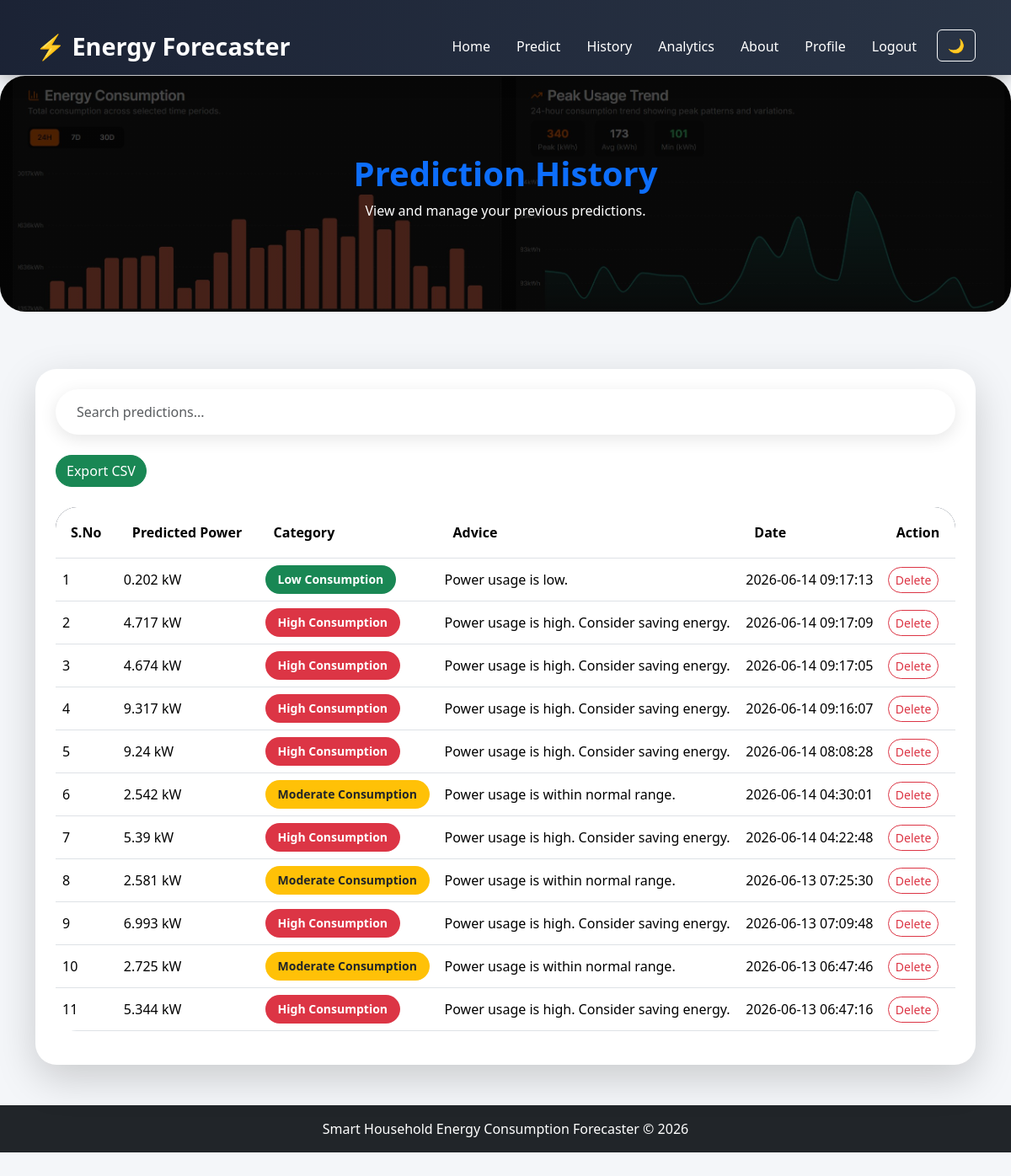
Page /history (signed in) on the earlier database version.
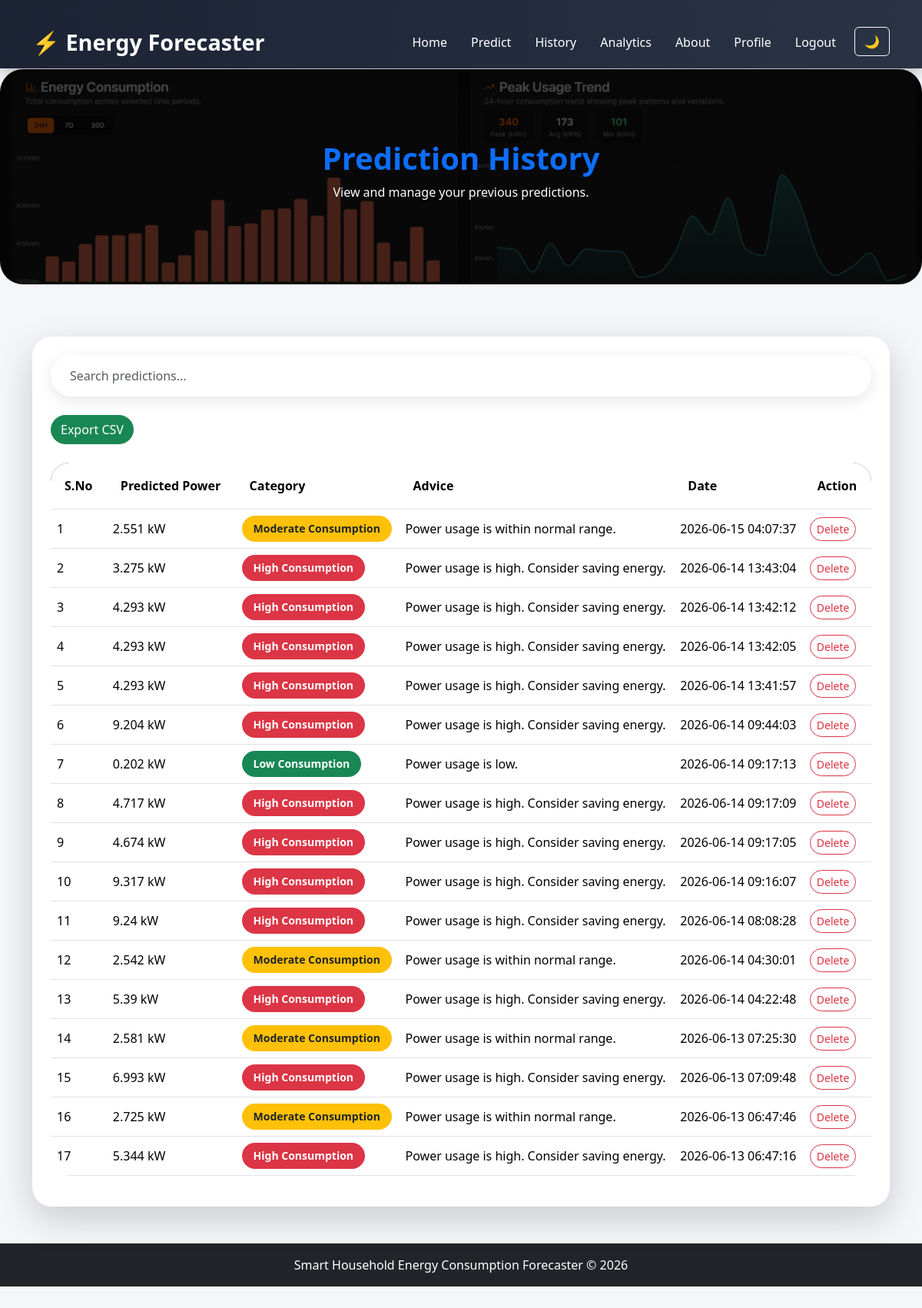
Same page on the later database version.
### tables this page shows
CREATE TABLE predictions (

        id INTEGER PRIMARY KEY AUTOINCREMENT,

        user_id INTEGER,

        global_reactive_power REAL,

        voltage REAL,

        global_intensity REAL,

        sub_metering_1 REAL,

        sub_metering_2 REAL,

        sub_metering_3 REAL,

        predicted_power REAL,

        category TEXT,

        advice TEXT,

        created_at TIMESTAMP DEFAULT CURRENT_TIMESTAMP,

        FOREIGN KEY(user_id)

        REFERENCES users(id)

    );

### app.py (the view)
@app.route("/history")
@login_required
def history():
    connection = sqlite3.connect("database.db")
    cursor = connection.cursor()
    cursor.execute(
        """
         SELECT

            id,

            predicted_power,

         category,

            advice,

            created_at

        FROM predictions

        WHERE user_id = ?

        ORDER BY created_at DESC
        """,
        (current_user.id,),
    )
    records = cursor.fetchall()
    connection.close()
    return render_template("history.html", records=records)

### app.py (called while the page is built)
@login_manager.user_loader
def load_user(user_id):
    connection = sqlite3.connect("database.db")
    cursor = connection.cursor()
    cursor.execute(
        """
        SELECT
            id,
            username,
            email,
            profile_picture

        FROM users

        WHERE id = ?
        """,
        (user_id,),
    )
    user = cursor.fetchone()
    connection.close()
    if user:
        u = User(user[0], user[1], user[2])
        u.profile_picture = user[3]
        return u
    return None

### templates/history.html (shortened to what this page needs)
{% extends "base.html" %}
{% block content %}
<div class="history-banner">
    <div>
        <h1>
            Prediction History
        </h1>
        <p>
            View and manage your previous predictions.
        </p>
    </div>
</div>
<div class="container mt-5">
    <div class="card shadow-lg p-4 border-0 rounded-4">
        <input
            type="text"
            id="searchInput"
            class="form-control mb-4"
            placeholder="Search predictions..."
        >
        <div class="mb-4">
            <a
                href="/export_csv"
                class="btn btn-success"
            >
                Export CSV
            </a>
        </div>
        <div class="table-responsive">
            <table
                class="table table-hover align-middle"
                id="historyTable"
            >
                <thead>
                    <tr>
                        <th>S.No</th>
                        <th>Predicted Power</th>
                        <th>Category</th>
                        <th>Advice</th>
                        <th>Date</th>
                        <th>Action</th>
                    </tr>
                </thead>
                <tbody id="historyBody">
                    {% for record in records %}
                    <tr>
                        <td>
                            {{ loop.index }}
                        </td>
                        <td>
                            {{ record[1] }} kW
                        </td>
                        <td>
                            {% if record[2] == "Low Consumption" %}
                                <span class="badge bg-success">
                                    {{ record[2] }}
                                </span>
                            {% elif record[2] == "Moderate Consumption" %}
                                <span class="badge bg-warning text-dark">
                                    {{ record[2] }}
                                </span>
                            {% else %}
                                <span class="badge bg-danger">
                                    {{ record[2] }}
                                </span>
                            {% endif %}
                        </td>
                        <td>
                            {{ record[3] }}
                        </td>
                        <td>
                            {{ record[4] }}
                        </td>
                        <td>
                            <a
                                href="/delete_prediction/{{ record[0] }}"
                                class="btn btn-outline-danger btn-sm"
                                onclick="return confirm('Delete this prediction?')"
                            >
                                Delete
                            </a>
                        </td>
                    </tr>
                    {% endfor %}
                </tbody>
            </table>
        </div>
    </div>
</div>
{% endblock %}

### templates/base.html (shortened to what this page needs)
<!DOCTYPE html>
<html lang="en">
<head>
    <link href="https://cdn.jsdelivr.net/npm/bootstrap@5.3.3/dist/css/bootstrap.min.css" rel="stylesheet">
    <link rel="stylesheet" href="{{ url_for('static', filename='css/style.css') }}">
</head>
<body>
    <nav class="navbar navbar-expand-lg custom-navbar fixed-top">
        <div class="container">
            <a class="navbar-brand fw-bold" href="/">
                ⚡ Energy Forecaster
            </a>
            <div class="collapse navbar-collapse" id="navbarNav">
                <ul class="navbar-nav ms-auto">
                    <li class="nav-item">
                        <a class="nav-link" href="/">
                            Home
                        </a>
                    </li>
                    {% if current_user.is_authenticated %}
                    <li class="nav-item">
                        <a class="nav-link" href="/predict">
                            Predict
                        </a>
                    </li>
                    <li class="nav-item">
                        <a class="nav-link" href="/history">
                            History
                        </a>
                    </li>
                    <li class="nav-item">
                        <a class="nav-link" href="/analytics">
                            Analytics
                        </a>
                    </li>
                    <li class="nav-item">
                        <a class="nav-link" href="/about">
                            About
                        </a>
                    </li>
                    <li class="nav-item">
                        <a class="nav-link" href="/profile">
                            Profile
                        </a>
                    </li>
                    <li class="nav-item">
                        <a class="nav-link" href="/logout">
                            Logout
                        </a>
                    </li>
                    <li class="nav-item">
                        <button class="btn btn-outline-light ms-3" onclick="toggleDarkMode()">
                            🌙
                        </button>
                    </li>
                    {% endif %}
                </ul>
            </div>
        </div>
    </nav>
    {% block content %}
    {% endblock %}
    <footer class="bg-dark text-white text-center p-3 mt-5">
        Smart Household Energy Consumption Forecaster © 2026
    </footer>
</body>
<div class="container mt-3">
</div>
</html>

### static/css/style.css (style rules this page uses)
body { background-color: #f4f6f9; margin: 0; padding-top: 90px; overflow-x: hidden; }
h1 { color: #0d6efd; font-weight: bold; }
footer { width: 100%; }
.custom-navbar { background: linear-gradient( to right, rgba(15,23,42,0.95), rgba(30,41,59,0.95) ); backdrop-filter: blur(20px); box-shadow: 0px 4px 20px rgba( 0, 0, 0, 0.3 ); }
.navbar-brand { color: white !important; font-size: 1.8rem; font-weight: bold; }
.nav-link { color: white !important; font-weight: 500; margin-left: 15px; transition: 0.3s; }
.btn-success { border-radius: 50px; }
.card { border: none; border-radius: 25px; transition: 0.3s; overflow: hidden; }
.rounded-4 { border-radius: 25px !important; }
.container { padding-top: 20px; }
.history-banner { height: 35vh; background: linear-gradient( rgba(0,0,0,0.7), rgba(0,0,0,0.7) ), url("../images/history.jpg"); background-size: cover; background-position: center; display: flex; justify-content: center; align-items: center; text-align: center; border-radius: 30px; color: white; }
#searchInput { border-radius: 50px; padding: 15px 25px; border: none; box-shadow: 0px 5px 20px rgba( 0, 0, 0, 0.1 ); }
.table { border-radius: 25px; overflow: hidden; }
.table thead { background: linear-gradient( to right, #0F172A, #1E293B ); color: white; }
.table th { padding: 18px; }
.table td { vertical-align: middle; }
.badge { padding: 10px 15px; border-radius: 50px; font-size: 14px; }
.btn-outline-danger { border-radius: 50px; transition: 0.3s; }
.form-control { border-radius: 15px; padding: 15px; }

Differences in the rows shown:
added predictions: predicted_power "2.551", category "Moderate Consumption", advice "Power usage is within normal range.", created_at "2026-06-15 04:07:37"
added predictions: predicted_power "3.275", category "High Consumption", advice "Power usage is high. Consider saving energy.", created_at "2026-06-14 13:43:04"
added predictions: predicted_power "4.293", category "High Consumption", advice "Power usage is high. Consider saving energy.", created_at "2026-06-14 13:42:12"
added predictions: predicted_power "4.293", category "High Consumption", advice "Power usage is high. Consider saving energy.", created_at "2026-06-14 13:42:05"
added predictions: predicted_power "4.293", category "High Consumption", advice "Power usage is high. Consider saving energy.", created_at "2026-06-14 13:41:57"
added predictions: predicted_power "9.204", category "High Consumption", advice "Power usage is high. Consider saving energy.", created_at "2026-06-14 09:44:03"
